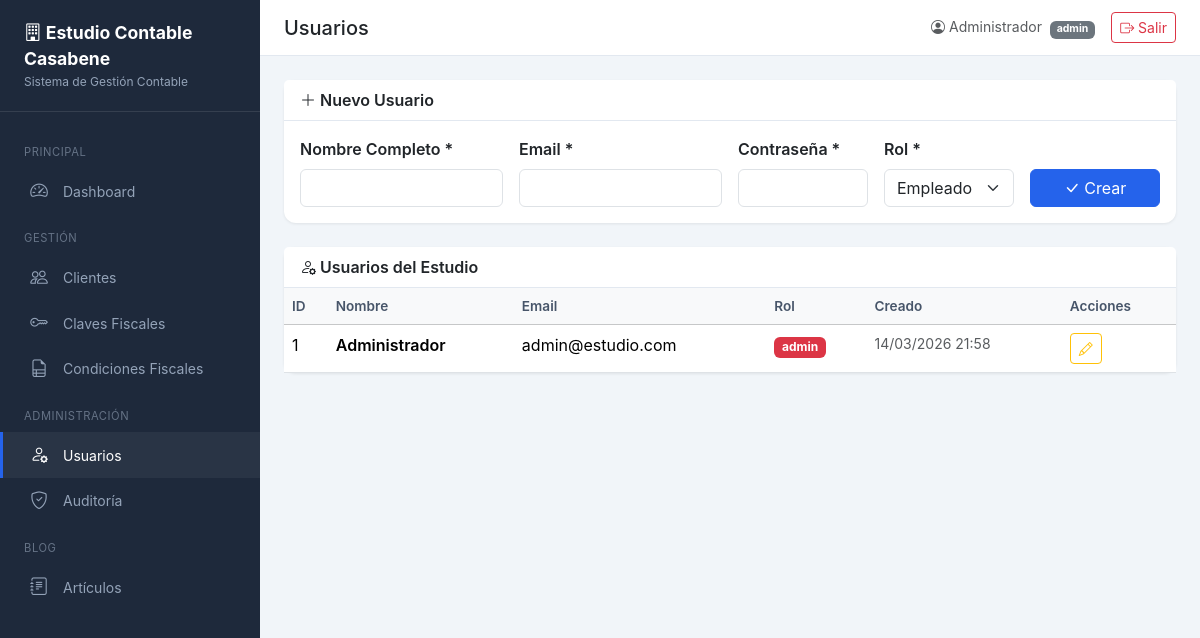
Screenshot of /estudio/usuarios (signed in) with the database file from the repository.
### tables this page shows
CREATE TABLE IF NOT EXISTS `usuarios` (
    `id` INT UNSIGNED AUTO_INCREMENT PRIMARY KEY,
    `nombre_completo` VARCHAR(255) NOT NULL,
    `email` VARCHAR(255) NOT NULL UNIQUE,
    `password_hash` VARCHAR(255) NOT NULL,
    `rol` ENUM('admin', 'empleado', 'cliente') NOT NULL DEFAULT 'empleado',
    `activo` TINYINT(1) NOT NULL DEFAULT 1,
    `created_at` DATETIME NOT NULL DEFAULT CURRENT_TIMESTAMP,
    `updated_at` DATETIME NOT NULL DEFAULT CURRENT_TIMESTAMP ON UPDATE CURRENT_TIMESTAMP
);

### core/helpers.php (called while the page is built, shortened)
<?php
function base_url(string $path = ''): string
{
    static $baseUrl = null;
    if ($baseUrl === null) {
        $appUrl = getenv('APP_URL');
        if ($appUrl && $appUrl !== '') {
            $baseUrl = rtrim($appUrl, '/');
        }
    }
    return $baseUrl . '/' . ltrim($path, '/');
}
function tenant_url(string $path = ''): string
{
    $slug = Tenant::slug();
    return base_url($slug . '/' . ltrim($path, '/'));
}
function e(string $value): string
{
    return htmlspecialchars($value, ENT_QUOTES, 'UTF-8');
}
function view(string $viewPath, array $data = []): void
{
    extract($data);
    $viewFile = __DIR__ . '/../views/' . str_replace('.', '/', $viewPath) . '.php';
    require $viewFile;
}
function is_admin(): bool
{
    return Session::userRole() === 'admin';
}
function format_datetime(?string $date): string
{
    return date('d/m/Y H:i', strtotime($date));
}

### controllers/UsuarioController.php (called while the page is built, shortened)
<?php
class UsuarioController
{
    public function index(): void
    {
        $pdo = Database::tenant();
        $usuarios = $pdo->query("SELECT * FROM usuarios WHERE activo = 1 ORDER BY nombre_completo")->fetchAll();
        view('usuarios.index', ['usuarios' => $usuarios]);
    }
}

### index.php (called while the page is built, shortened)
<?php
$envFile = __DIR__ . '/.env';
if (file_exists($envFile)) {
    $lines = file($envFile, FILE_IGNORE_NEW_LINES | FILE_SKIP_EMPTY_LINES);
    foreach ($lines as $line) {
        if (str_contains($line, '=')) {
            [$key, $value] = explode('=', $line, 2);
            $key = trim($key);
            $value = trim($value);
        }
    }
}
require __DIR__ . '/core/helpers.php';
$appConfig = require __DIR__ . '/config/app.php';
$basePath = rtrim($appConfig['base_path'], '/');
$requestUri = parse_url($_SERVER['REQUEST_URI'], PHP_URL_PATH);
if ($basePath !== '' && str_starts_with($requestUri, $basePath)) {
    $uri = substr($requestUri, strlen($basePath)) ?: '/';
} else {
    $uri = $requestUri ?: '/';
}
$uri = '/' . trim($uri, '/');
$method = $_SERVER['REQUEST_METHOD'];
Router::get('/{slug}/usuarios', function (string $slug) {
    $controller = new Controllers\UsuarioController();
    $controller->index();
});
Router::dispatch($method, $uri);

### core/Session.php (called while the page is built, shortened)
<?php
class Session
{
    public static function start(): void
    {
        if (session_status() === PHP_SESSION_NONE) {
            $config = require __DIR__ . '/../config/app.php';
        }
    }
    public static function get(string $key, $default = null)
    {
        return $_SESSION[$key] ?? $default;
    }
    public static function isLoggedIn(): bool
    {
        return isset($_SESSION['user_id']);
    }
    public static function userId(): ?int
    {
        return $_SESSION['user_id'] ?? null;
    }
    public static function userRole(): ?string
    {
        return $_SESSION['user_role'] ?? null;
    }
}

### core/Tenant.php (called while the page is built, shortened)
<?php
class Tenant
{
    public static function slug(): ?string
    {
        return Session::get('tenant_slug');
    }
    public static function name(): ?string
    {
        return Session::get('tenant_name');
    }
}

### core/Auth.php (called while the page is built, shortened)
<?php
class Auth
{
    public static function check(): bool
    {
        return Session::isLoggedIn();
    }
    public static function user(): ?array
    {
        return [
            'id' => Session::userId(),
            'name' => Session::get('user_name'),
            'email' => Session::get('user_email'),
            'role' => Session::userRole(),
        ];
    }
}

### views/usuarios/index.php (the view, shortened to what this page needs)
<?php $pageTitle = 'Usuarios'; ob_start(); ?>
<div class="card mb-4">
    <div class="card-header"><i class="bi bi-plus-lg"></i> Nuevo Usuario</div>
    <div class="card-body">
        <form method="POST" action="<?= tenant_url('usuarios/store') ?>">
            <div class="row g-3">
                <div class="col-md-3">
                    <label class="form-label fw-semibold">Nombre Completo *</label>
                    <input type="text" name="nombre_completo" class="form-control" required>
                </div>
                <div class="col-md-3">
                    <label class="form-label fw-semibold">Email *</label>
                    <input type="email" name="email" class="form-control" required>
                </div>
                <div class="col-md-2">
                    <label class="form-label fw-semibold">Contraseña *</label>
                    <input type="password" name="password" class="form-control" required>
                </div>
                <div class="col-md-2">
                    <label class="form-label fw-semibold">Rol *</label>
                    <select name="rol" class="form-select" required>
                        <option value="empleado">Empleado</option>
                    </select>
                </div>
                <div class="col-md-2 d-flex align-items-end">
                    <button type="submit" class="btn btn-primary w-100"><i class="bi bi-check-lg"></i> Crear</button>
                </div>
            </div>
        </form>
    </div>
</div>
<div class="card">
    <div class="card-header"><i class="bi bi-person-gear"></i> Usuarios del Estudio</div>
    <div class="card-body p-0">
        <div class="table-responsive">
            <table class="table table-hover mb-0">
                <thead class="table-light">
                    <tr>
                        <th>ID</th>
                        <th>Nombre</th>
                        <th>Email</th>
                        <th>Rol</th>
                        <th>Creado</th>
                        <th>Acciones</th>
                    </tr>
                </thead>
                <tbody>
                    <?php foreach ($usuarios as $u): ?>
                    <tr>
                        <td><?= $u['id'] ?></td>
                        <td class="fw-semibold"><?= e($u['nombre_completo']) ?></td>
                        <td><?= e($u['email']) ?></td>
                        <td>
                            <?php
                            $rolColors = ['admin' => 'danger', 'empleado' => 'primary', 'cliente' => 'success'];
                            $color = $rolColors[$u['rol']] ?? 'secondary';
                            ?>
                            <span class="badge bg-<?= $color ?>"><?= e($u['rol']) ?></span>
                        </td>
                        <td class="small text-muted"><?= format_datetime($u['created_at']) ?></td>
                        <td>
                            <button class="btn btn-sm btn-outline-warning" data-bs-toggle="modal" data-bs-target="#editUser<?= $u['id'] ?>">
                                <i class="bi bi-pencil"></i>
                            </button>
                        </td>
                    </tr>
                    <?php endforeach; ?>
                </tbody>
            </table>
        </div>
    </div>
</div>
<?php $content = ob_get_clean(); require __DIR__ . '/../layouts/app.php'; ?>

### core/Router.php (shortened to what this page needs)
<?php
class Router
{
    private static array $routes = [];
    public static function get(string $path, callable|array $handler): void
    {
        self::$routes['GET'][$path] = $handler;
    }
    public static function post(string $path, callable|array $handler): void
    {
        self::$routes['POST'][$path] = $handler;
    }
    public static function dispatch(string $method, string $uri): void
    {
        $method = strtoupper($method);
        $routes = self::$routes[$method] ?? [];
        foreach ($routes as $pattern => $handler) {
            $regex = self::patternToRegex($pattern);
            if (preg_match($regex, $uri, $matches)) {
                array_shift($matches);
                $params = array_filter($matches, 'is_string', ARRAY_FILTER_USE_KEY);
                if (is_array($handler)) {
                    [$class, $action] = $handler;
                    $controller = new $class();
                    call_user_func_array([$controller, $action], $params);
                } else {
                    call_user_func_array($handler, $params);
                }
                return;
            }
        }
    }
    private static function patternToRegex(string $pattern): string
    {
        $regex = preg_replace('/\{([a-zA-Z_]+)\}/', '(?P<$1>[^/]+)', $pattern);
        return '#^' . $regex . '$#';
    }
}

### views/layouts/app.php (shortened to what this page needs)
<?php
$currentUser = Core\Auth::user();
?>
<!DOCTYPE html>
<html lang="es">
<head>
    <link href="https://cdn.jsdelivr.net/npm/bootstrap@5.3.3/dist/css/bootstrap.min.css" rel="stylesheet">
    <link href="https://cdn.jsdelivr.net/npm/bootstrap-icons@1.11.3/font/bootstrap-icons.min.css" rel="stylesheet">
    <link href="https://cdn.datatables.net/1.13.7/css/dataTables.bootstrap5.min.css" rel="stylesheet">
    <link href="https://cdn.datatables.net/buttons/2.4.2/css/buttons.bootstrap5.min.css" rel="stylesheet">
</head>
<body>
    <nav class="sidebar" id="sidebar">
        <div class="sidebar-brand">
            <i class="bi bi-building"></i> <?= e(Tenant::name() ?? 'Estudio') ?>
            <small>Sistema de Gestión Contable</small>
        </div>
        <div class="sidebar-nav">
            <div class="nav-section">Principal</div>
            <a href="<?= tenant_url('dashboard') ?>" class="<?= str_contains($_SERVER['REQUEST_URI'], '/dashboard') ? 'active' : '' ?>">
                <i class="bi bi-speedometer2"></i> Dashboard
            </a>
            <?php if (is_admin() || is_empleado()): ?>
            <div class="nav-section">Gestión</div>
            <a href="<?= tenant_url('clientes') ?>" class="<?= str_contains($_SERVER['REQUEST_URI'], '/clientes') && !str_contains($_SERVER['REQUEST_URI'], '/claves') ? 'active' : '' ?>">
                <i class="bi bi-people"></i> Clientes
            </a>
            <a href="<?= tenant_url('claves-fiscales/todas') ?>" class="<?= str_contains($_SERVER['REQUEST_URI'], '/claves-fiscales') ? 'active' : '' ?>">
                <i class="bi bi-key"></i> Claves Fiscales
            </a>
            <a href="<?= tenant_url('condiciones-fiscales') ?>" class="<?= str_contains($_SERVER['REQUEST_URI'], '/condiciones-fiscales') ? 'active' : '' ?>">
                <i class="bi bi-file-earmark-ruled"></i> Condiciones Fiscales
            </a>
            <?php endif; ?>
            <?php if (is_admin()): ?>
            <div class="nav-section">Administración</div>
            <a href="<?= tenant_url('usuarios') ?>" class="<?= str_contains($_SERVER['REQUEST_URI'], '/usuarios') ? 'active' : '' ?>">
                <i class="bi bi-person-gear"></i> Usuarios
            </a>
            <a href="<?= tenant_url('auditoria') ?>" class="<?= str_contains($_SERVER['REQUEST_URI'], '/auditoria') ? 'active' : '' ?>">
                <i class="bi bi-shield-check"></i> Auditoría
            </a>
            <div class="nav-section">Blog</div>
            <a href="<?= tenant_url('blog') ?>" class="<?= str_contains($_SERVER['REQUEST_URI'], '/blog') ? 'active' : '' ?>">
                <i class="bi bi-journal-text"></i> Artículos
            </a>
            <?php endif; ?>
        </div>
    </nav>
    <div class="main-content">
        <div class="top-bar">
            <div class="d-flex align-items-center gap-3">
                <h5 class="mb-0"><?= e($pageTitle ?? 'Dashboard') ?></h5>
            </div>
            <div class="d-flex align-items-center gap-3">
                <span class="text-muted small">
                    <i class="bi bi-person-circle"></i> <?= e($currentUser['name'] ?? '') ?>
                    <span class="badge bg-secondary ms-1"><?= e($currentUser['role'] ?? '') ?></span>
                </span>
                <a href="<?= tenant_url('logout') ?>" class="btn btn-sm btn-outline-danger">
                    <i class="bi bi-box-arrow-right"></i> Salir
                </a>
            </div>
        </div>
        <div class="content-area">
            <?= $content ?? '' ?>
        </div>
    </div>
</body>
</html>

### views/layouts/app.php (style rules this page uses)
:root { --sidebar-width: 260px; --primary-color: #2563eb; --sidebar-bg: #1e293b; --sidebar-text: #94a3b8; --sidebar-active: #ffffff; }
body { background: #f1f5f9; font-family: 'Inter', system-ui, sans-serif; }
.sidebar { position: fixed; top: 0; left: 0; bottom: 0; width: var(--sidebar-width); background: var(--sidebar-bg); z-index: 1000; transition: transform .3s; overflow-y: auto; }
.sidebar-brand { padding: 1.25rem 1.5rem; border-bottom: 1px solid rgba(255,255,255,.1); color: #fff; font-weight: 700; font-size: 1.1rem; }
.sidebar-brand small { display: block; font-size: .75rem; color: var(--sidebar-text); font-weight: 400; }
.sidebar-nav { padding: 1rem 0; }
.sidebar-nav .nav-section { padding: .5rem 1.5rem; font-size: .7rem; text-transform: uppercase; letter-spacing: .05em; color: rgba(148,163,184,.6); margin-top: .5rem; }
.sidebar-nav a { display: flex; align-items: center; gap: .75rem; padding: .6rem 1.5rem; color: var(--sidebar-text); text-decoration: none; font-size: .875rem; transition: all .2s; border-left: 3px solid transparent; }
.sidebar-nav a:hover, .sidebar-nav a.active { color: var(--sidebar-active); background: rgba(255,255,255,.05); border-left-color: var(--primary-color); }
.sidebar-nav a i { font-size: 1.1rem; width: 1.5rem; text-align: center; }
.main-content { margin-left: var(--sidebar-width); min-height: 100vh; }
.top-bar { background: #fff; border-bottom: 1px solid #e2e8f0; padding: .75rem 1.5rem; display: flex; align-items: center; justify-content: space-between; }
.content-area { padding: 1.5rem; }
.card { border: none; box-shadow: 0 1px 3px rgba(0,0,0,.08); border-radius: .75rem; }
.card-header { background: #fff; border-bottom: 1px solid #e2e8f0; font-weight: 600; }
.btn-primary { background: var(--primary-color); border-color: var(--primary-color); }
.table th { font-weight: 600; font-size: .85rem; color: #475569; }

### rows the page displays
usuarios: nombre_completo "Administrador", rol "admin", id "1", email "admin@estudio.com", created_at "14/03/2026 21:58"
